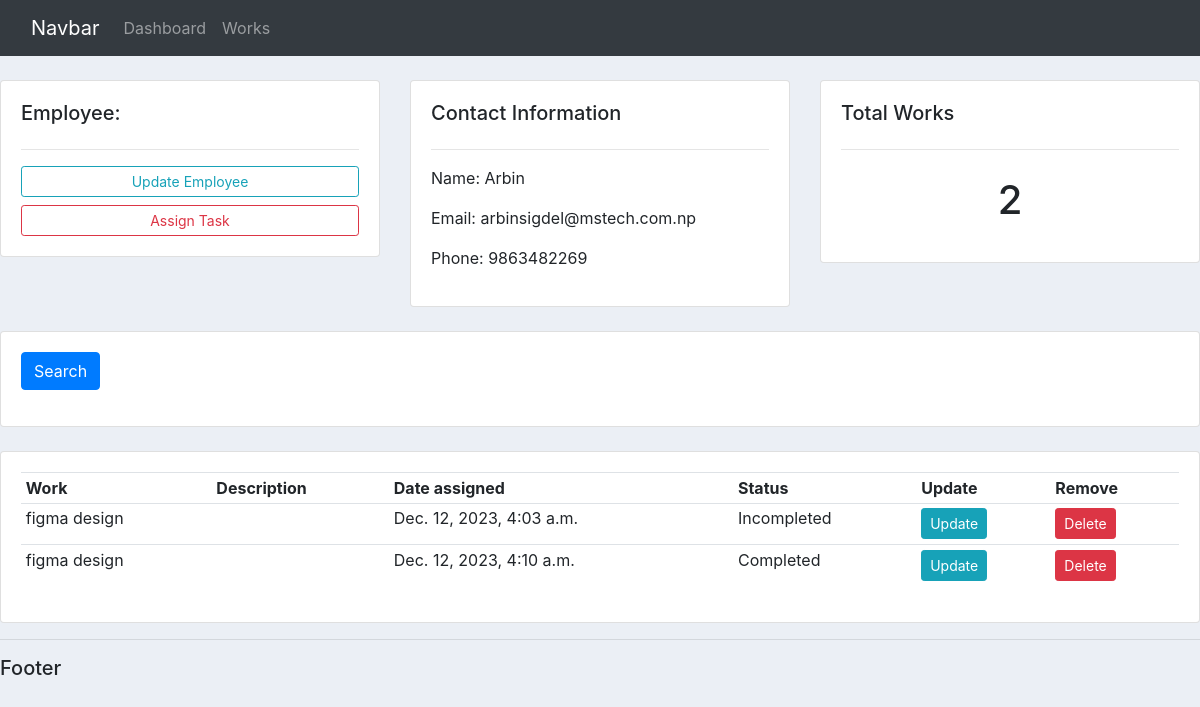
Page /employee/1 on the committed database.
### accounts/models.py (models this page shows, shortened)
class Employee(models.Model):
    name = models.CharField(max_length=200,null=True)
    phone = models.CharField(max_length=200,null=True)
    email = models.CharField(max_length=200,null=True)
    date_created = models.DateTimeField(auto_now_add=True,null=True)

class Order(models.Model):
    STATUS=(
           ('Completed','Completed'),
           ('Incompleted','Incompleted'),
           )
    employee=models.ForeignKey(Employee,null=True,on_delete=models.SET_NULL)
    work=models.ForeignKey(Work,null=True,on_delete=models.SET_NULL)
    status=models.CharField(max_length=200,null=True,choices=STATUS)
    date_assigned=models.DateTimeField(auto_now_add=True,null=True)

class Work(models.Model):
   CATEGORY=(
           ('Urgent','Urgent'),
           ('Default','Default'),
           )
   title=models.CharField(max_length=200,null=True)
   description=models.TextField(max_length=200,null=True,blank=True)
   category=models.CharField(max_length=200,null=True,choices=CATEGORY)
   date_assigned=models.DateTimeField(auto_now_add=True,null=True)
   tags=models.ManyToManyField(Tag)
   def __str__(self):
     return self.title

### accounts/views.py (the view)
# urls.py: path('employee/<str:pk>',views.employee,name='employee'),
def employee(request,pk):
    employee=Employee.objects.get(id=pk)
    orders=employee.order_set.all()
    order_count=orders.count()
    context={'employee':employee,'orders':orders,'order_count':order_count}
    return render(request,'accounts/employee.html',context)

### accounts/templates/accounts/employee.html (shortened to what this page needs)
{% extends "accounts/main.html" %}
{% block content %}
<br>
<div class="row">
	<div class="col-md">
		<div class="card card-body">
			<h5>Employee:</h5>
			<hr>
			<a class="btn btn-outline-info  btn-sm btn-block" href="">Update Employee</a>
			<a class="btn btn-outline-danger  btn-sm btn-block" href="">Assign Task</a>
		</div>
	</div>
	<div class="col-md">
		<div class="card card-body">
			<h5>Contact Information</h5>
			<hr>
            <p>Name: {{employee.name}}</p>
			<p>Email: {{employee.email}}</p>
			<p>Phone: {{employee.phone}}</p>
		</div>
	</div>
	<div class="col-md">
		<div class="card card-body">
			<h5>Total Works</h5>
			<hr>
			<h1 style="text-align: center;padding: 10px">{{order_count}}</h1>
		</div>
	</div>
</div>
<br>
<div class="row">
	<div class="col">
		<div class="card card-body">
			<form method="get">
		    <button class="btn btn-primary" type="submit">Search</button>
		  </form>
		</div>
	</div>
</div>
<br>
<div class="row">
	<div class="col-md">
		<div class="card card-body">
			<table class="table table-sm">
				<tr>
					<th>Work</th>
					<th>Description</th>
					<th>Date assigned</th>
					<th>Status</th>
					<th>Update</th>
					<th>Remove</th>
				</tr>
				{% for order in orders %}
				<tr>
				  <td>{{order.work}}</td>
				  <td>{{order.work.description}}</td>
				  <td>{{order.date_assigned}}</td>
				  <td>{{order.status}}</td>
				  <td><a class="btn btn-sm btn-info" href="#">Update</a></td>
				  <td><a class="btn btn-sm btn-danger" href="#">Delete</a></td>
				</tr>
			 {% endfor %}
			</table>
		</div>
	</div>
</div>
{% endblock %}

### static/css/main.css (style rules this page uses)
body { background-color: #ebeff5; }

### rows in the picture
Employee: name "Arbin", email "arbinsigdel@mstech.com.np", phone "9863482269"
Order: work "figma design", date_assigned "Dec. 12, 2023, 4:03 a.m.", status "Incompleted"
Order: work "figma design", date_assigned "Dec. 12, 2023, 4:10 a.m.", status "Completed"

### other values in the picture
{{ order_count }} "2"
